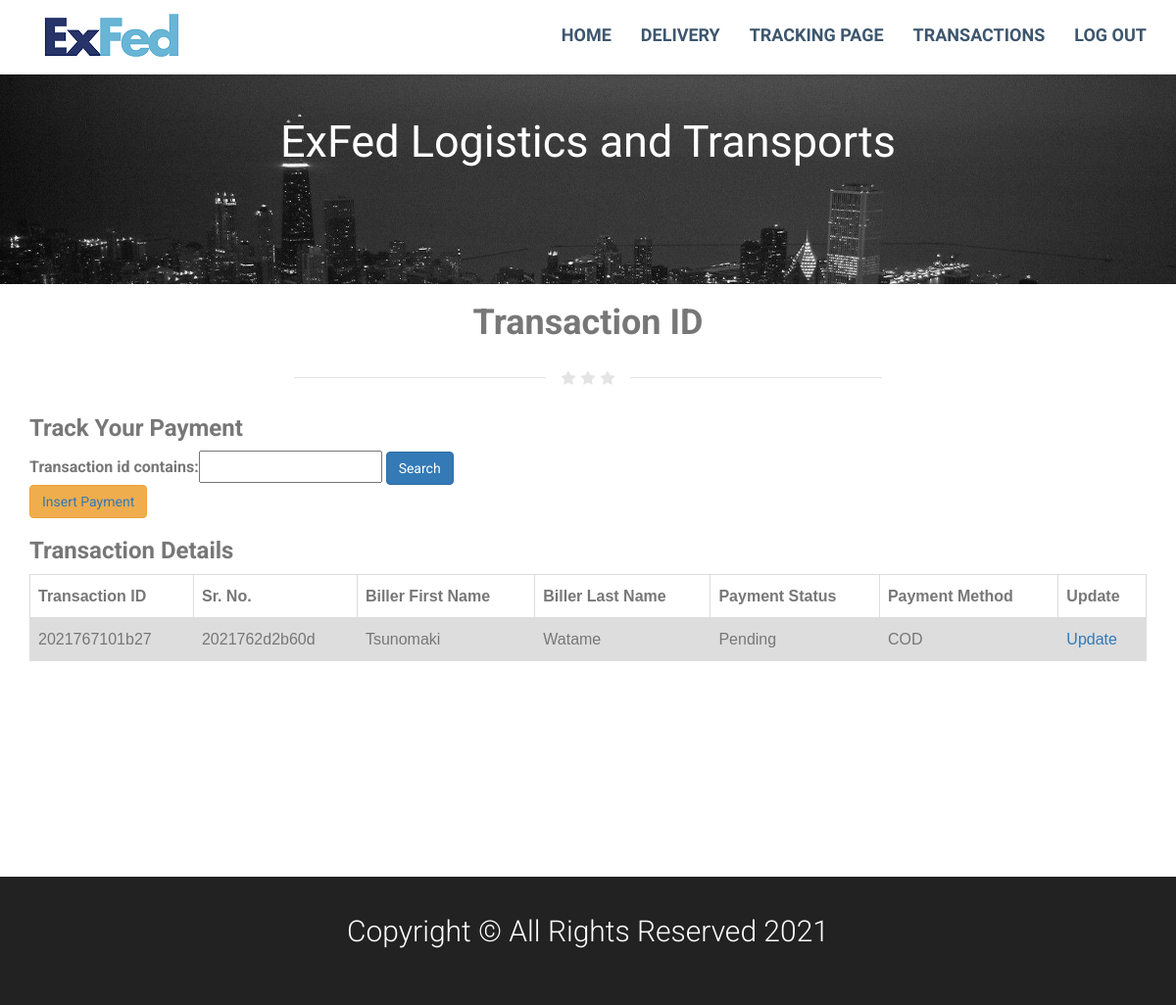
/pay_tables/ (signed in), run on an earlier commit of the app's database.
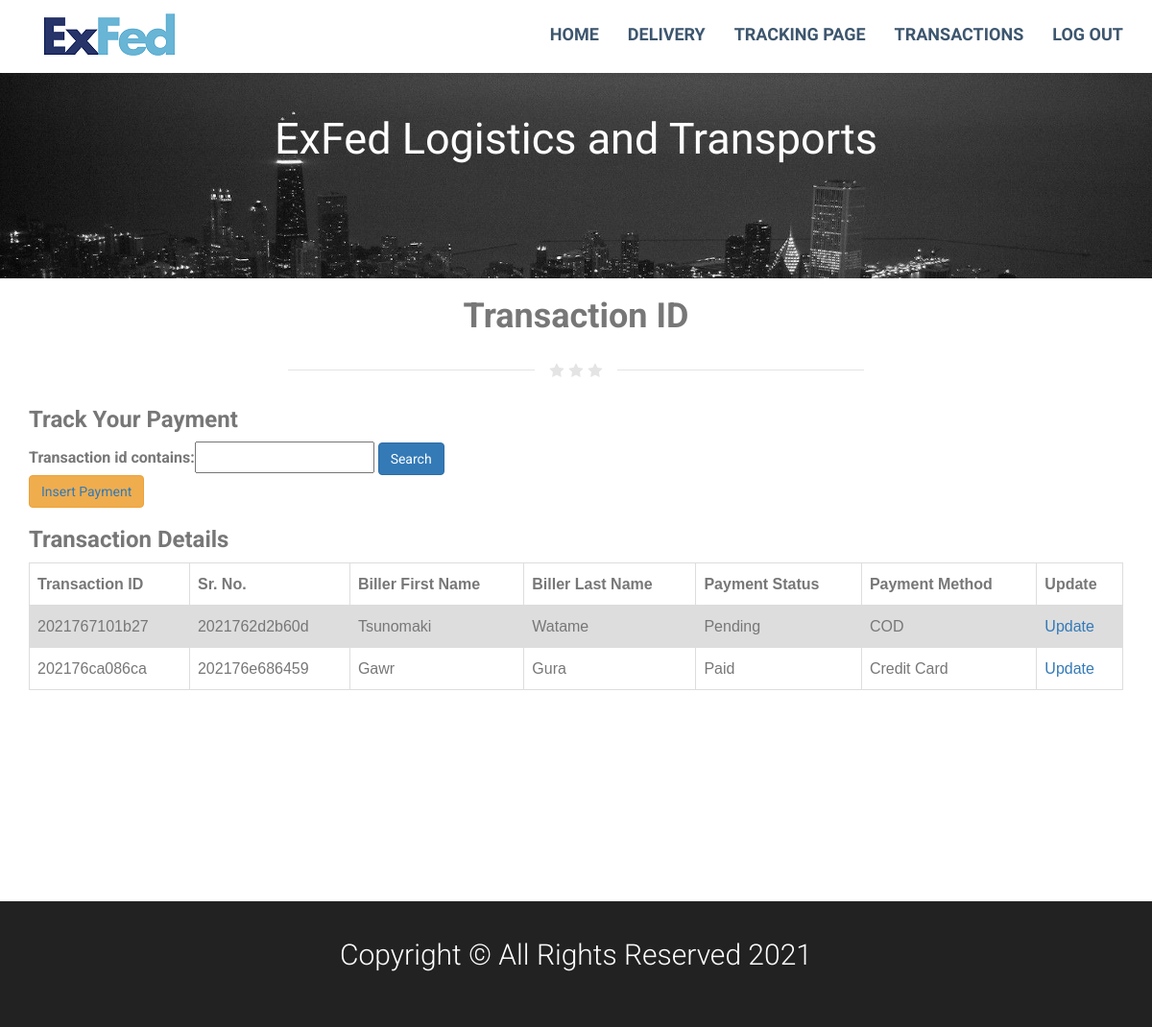
And on a later commit of the database.
### cms/models.py (models this page shows, shortened)
class Payment(models.Model):
	STATUS = (('Pending','Pending'),
			 ('Paid', 'Paid'))
	METHOD = (('COD','COD'),
			  ('Credit Card','Credit Card'),
			  ('Paypal','Paypal'))
	shipment = models.ForeignKey(Delivery, null = True, on_delete = models.SET_NULL)
	bill_fn = models.CharField(max_length = 200, null = True)
	bill_sn = models.CharField(max_length = 200, null = True)
	bill_email = models.CharField(max_length = 200, null = True)
	price = models.FloatField(null = True, default = 500)
	pay_method = models.CharField(max_length = 11, null = True, choices = METHOD)
	pay_status = models.CharField(max_length = 11, choices = STATUS, default= 'Pending')
	transaction_id = models.CharField(primary_key = True, default = create_id, editable = False, max_length = 10)

class Delivery(models.Model):
	sender_name = models.CharField(max_length = 200, null = True)
	sender_contact_no = models.CharField(max_length = 200, null = True)
	sender_email = models.CharField(max_length = 200, null = True)
	sender_address = models.CharField(max_length = 200, null = True)
	receiver_name = models.CharField(max_length = 200, null = True)
	receiver_contact_no = models.CharField(max_length = 200, null = True)
	receiver_email = models.CharField(max_length = 200, null = True)
	receiver_address = models.CharField(max_length = 200, null = True)
	description = models.CharField(max_length = 200, null = True)
	id = models.CharField(primary_key = True, default = create_id, editable = False, max_length = 10)
	date_created = models.DateTimeField(auto_now_add = True, null = True)
	date_updated = models.DateTimeField(auto_now = True, null = True)
	def __str__(self):
		return self.id

### cms/views.py (the view)
# urls.py: path('pay_tables/', views.pay_tables, name="pay_tables"),
@login_required(login_url='login')
def pay_tables(request):
	payment = Payment.objects.all()
	payfilter = PaymentFilter(request.GET, queryset=payment)
	payment = payfilter.qs
	context = {'payment': payment, 'payfilter':payfilter}
	return render(request, 'cms/pay_tables.html',  context)

### cms/templates/cms/pay_tables.html (shortened to what this page needs)
{% extends 'cms/navbar_in.html' %}
{% load static %}
{% block content %}
    <div class="underlined-title">
    <div class="editContent">
      <h1 class="text-center">Transaction ID</h1>
    </div>
    <div class="wow-hr type_short">
      <span class="wow-hr-h">
      <i class="fa fa-star"></i>
      <i class="fa fa-star"></i>
      <i class="fa fa-star"></i>
      </span>
    </div>
  </div>
<section class="item content">
<div class="container toparea">
  <div class="underlined-title">
    <div class="editContent">
      <h3 class="text-left">Track Your Payment</h3>
    </div>
    <div class="row g-3">
      <div class = "col col-md-12">
        <form method="get" >
            {{payfilter.form}}
          <button class = "btn btn-primary" type="submit">Search</button>
        </form>
      </div>
      <div class="col col-md-6">
          <button class="btn btn-warning"><a href="{% url 'payment' %}">Insert Payment</a></button>
      </div>
    </div>
</head>
<body>
<h3>Transaction Details</h3>
<table>
  <tr>
    <th>Transaction ID</th>
    <th>Sr. No.</th>
    <th>Biller First Name</th>
    <th>Biller Last Name</th>
    <th>Payment Status</th>
    <th>Payment Method</th>
    <th>Update</th>
  </tr>
    {% for i in payment %}
    <tr>
      <td>{{i.transaction_id}}</td>
      <td>{{i.shipment}}</td>
      <td>{{i.bill_fn}}</td>
      <td>{{i.bill_sn}}</td>
      <td>{{i.pay_status}}</td>
      <td>{{i.pay_method}}</td>
      <td> <a href="{% url 'updatepayment' i.transaction_id %}">Update</a></td>
    </tr>
    {% endfor %}
</table>
</body>
</section>
{% endblock %}

What changed in the data, as far as the page shows it:
added Payment: transaction_id "202176ca086ca", shipment "202176e686459", bill_fn "Gawr", bill_sn "Gura", pay_status "Paid", pay_method "Credit Card"
